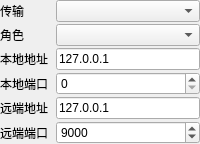
              <widget class="QWidget" name="pageLegacyNet">
               <layout class="QFormLayout" name="formLegacyNet">
                <property name="horizontalSpacing">
                 <number>8</number>
                </property>
                <property name="verticalSpacing">
                 <number>2</number>
                </property>
                <property name="leftMargin">
                 <number>0</number>
                </property>
                <property name="topMargin">
                 <number>0</number>
                </property>
                <property name="rightMargin">
                 <number>0</number>
                </property>
                <property name="bottomMargin">
                 <number>0</number>
                </property>
                <item row="0" column="0">
                 <widget class="QLabel" name="lblLegacyXfer">
                  <property name="text">
                   <string>传输</string>
                  </property>
                 </widget>
                </item>
                <item row="0" column="1">
                 <widget class="QComboBox" name="legacyTransferCombo"/>
                </item>
                <item row="1" column="0">
                 <widget class="QLabel" name="lblLegacyModel">
                  <property name="text">
                   <string>角色</string>
                  </property>
                 </widget>
                </item>
                <item row="1" column="1">
                 <widget class="QComboBox" name="legacyModelCombo"/>
                </item>
                <item row="2" column="0">
                 <widget class="QLabel" name="lblLegacyLocalAddr">
                  <property name="text">
                   <string>本地地址</string>
                  </property>
                 </widget>
                </item>
                <item row="2" column="1">
                 <widget class="QLineEdit" name="legacyLocalAddrEdit">
                  <property name="text">
                   <string>127.0.0.1</string>
                  </property>
                 </widget>
                </item>
                <item row="3" column="0">
                 <widget class="QLabel" name="lblLegacyLocalPort">
                  <property name="text">
                   <string>本地端口</string>
                  </property>
                 </widget>
                </item>
                <item row="3" column="1">
                 <widget class="QSpinBox" name="legacyLocalPortSpin">
                  <property name="maximum">
                   <number>65535</number>
                  </property>
                  <property name="value">
                   <number>0</number>
                  </property>
                 </widget>
                </item>
                <item row="4" column="0">
                 <widget class="QLabel" name="lblLegacyRemoteAddr">
                  <property name="text">
                   <string>远端地址</string>
                  </property>
                 </widget>
                </item>
                <item row="4" column="1">
                 <widget class="QLineEdit" name="legacyRemoteAddrEdit">
                  <property name="text">
                   <string>127.0.0.1</string>
                  </property>
                 </widget>
                </item>
                <item row="5" column="0">
                 <widget class="QLabel" name="lblLegacyRemotePort">
                  <property name="text">
                   <string>远端端口</string>
                  </property>
                 </widget>
                </item>
                <item row="5" column="1">
                 <widget class="QSpinBox" name="legacyRemotePortSpin">
                  <property name="minimum">
                   <number>1</number>
                  </property>
                  <property name="maximum">
                   <number>65535</number>
                  </property>
                  <property name="value">
                   <number>9000</number>
                  </property>
                 </widget>
                </item>
               </layout>
              </widget>
